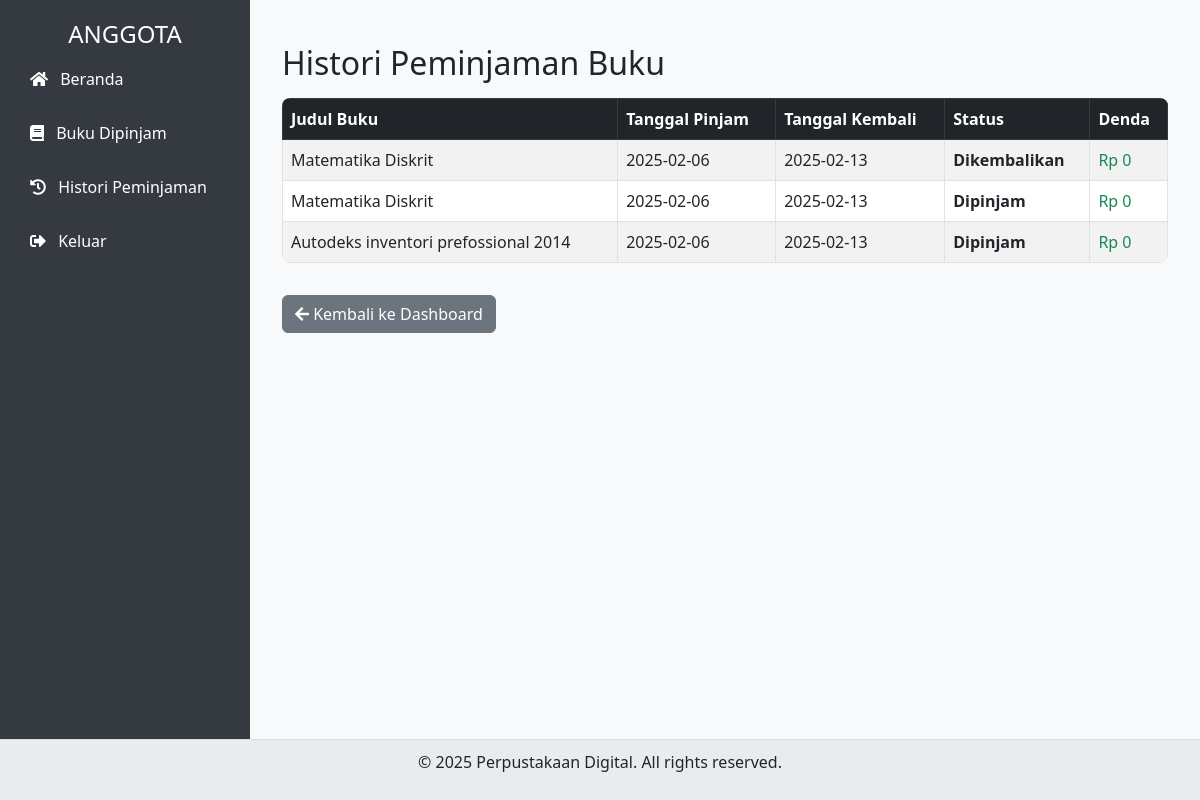
Screenshot of /histori_peminjaman.php (signed in) with the database file from the repository.
### tables this page shows
CREATE TABLE `peminjaman` (
  `id` int(11) NOT NULL,
  `user_id` int(11) NOT NULL,
  `buku_id` int(11) NOT NULL,
  `tanggal_pinjam` date NOT NULL,
  `tanggal_kembali` date DEFAULT NULL,
  `status` enum('dipinjam','dikembalikan') DEFAULT 'dipinjam',
  `status_keterlambatan` enum('tepat_waktu','terlambat') DEFAULT 'tepat_waktu',
  `denda` int(11) DEFAULT 0
);

CREATE TABLE `buku` (
  `id` int(11) NOT NULL,
  `judul` varchar(255) NOT NULL,
  `penulis` varchar(100) NOT NULL,
  `penerbit` varchar(100) DEFAULT NULL,
  `tahun_terbit` int(11) DEFAULT NULL,
  `jumlah` int(11) NOT NULL,
  `tersedia` int(11) NOT NULL,
  `foto` varchar(255) DEFAULT NULL
);

### histori_peminjaman.php (the view, shortened to what this page needs)
<?php
include 'koneksi.php';
$user_id = $_SESSION['user_id'];
$query = "SELECT buku.judul, peminjaman.tanggal_pinjam, peminjaman.tanggal_kembali,
                 peminjaman.status, peminjaman.denda
          FROM peminjaman
          JOIN buku ON peminjaman.buku_id = buku.id
          WHERE peminjaman.user_id = '$user_id'
          ORDER BY peminjaman.tanggal_pinjam DESC";
$result = $koneksi->query($query);
?>
<!DOCTYPE html>
<html lang="id">
<head>
    <link href="https://cdn.jsdelivr.net/npm/bootstrap@5.3.0/dist/css/bootstrap.min.css" rel="stylesheet">
    <link href="https://cdnjs.cloudflare.com/ajax/libs/font-awesome/5.15.4/css/all.min.css" rel="stylesheet">
</head>
<body>
    <div class="sidebar">
        <h4 class="text-center">ANGGOTA</h4>
        <nav>
            <a href="dashboard_anggota.php"><i class="fas fa-home me-2"></i> Beranda</a>
            <a href="daftar_pinjaman.php"><i class="fas fa-book me-2"></i> Buku Dipinjam</a>
            <a href="histori_peminjaman.php"><i class="fas fa-history me-2"></i> Histori Peminjaman</a>
            <a href="logout.php"><i class="fas fa-sign-out-alt me-2"></i> Keluar</a>
        </nav>
    </div>
    <div class="main-content">
        <div class="container mt-4">
            <h2>Histori Peminjaman Buku</h2>
            <table class="table table-striped table-bordered mt-3">
                <thead class="table-dark">
                    <tr>
                        <th>Judul Buku</th>
                        <th>Tanggal Pinjam</th>
                        <th>Tanggal Kembali</th>
                        <th>Status</th>
                        <th>Denda</th>
                    </tr>
                </thead>
                <tbody>
                    <?php while ($row = $result->fetch_assoc()) { ?>
                        <tr>
                            <td><?= htmlspecialchars($row['judul']); ?></td>
                            <td><?= htmlspecialchars($row['tanggal_pinjam']); ?></td>
                            <td><?= $row['tanggal_kembali'] ? htmlspecialchars($row['tanggal_kembali']) : '-'; ?></td>
                            <td class="<?= $row['status'] == 'dipinjam' ? 'status-dipinjam' : 'status-selesai'; ?>">
                                <?= ucfirst($row['status']); ?>
                            </td>
                            <td class="<?= ($row['denda'] > 0) ? 'denda' : 'text-success'; ?>">
                                Rp <?= number_format($row['denda'], 0, ',', '.'); ?>
                            </td>
                        </tr>
                    <?php } ?>
                </tbody>
            </table>
            <a href="dashboard_anggota.php" class="btn btn-secondary mt-3">
                <i class="fas fa-arrow-left"></i> Kembali ke Dashboard
            </a>
        </div>
    </div>
    <footer>
        <p>&copy; 2025 Perpustakaan Digital. All rights reserved.</p>
    </footer>
</body>
</html>

### histori_peminjaman.php (style rules this page uses)
body { background-color: #f8f9fa; display: flex; min-height: 100vh; margin: 0; }
.sidebar { width: 250px; background-color: #343a40; color: white; min-height: 100vh; padding: 20px; }
.sidebar a { text-decoration: none; color: white; display: block; padding: 10px; border-radius: 5px; margin-bottom: 10px; transition: 0.3s; }
.main-content { flex: 1; padding: 20px; }
.table { background: white; border-radius: 8px; overflow: hidden; }
.status-dipinjam { color: blue; font-weight: bold; }
.status-selesai { color: green; font-weight: bold; }
footer { text-align: center; padding: 10px; background: #e9ecef; border-top: 1px solid #ddd; position: fixed; width: 100%; bottom: 0; }

### rows the page displays
peminjaman: buku.judul "Matematika Diskrit", tanggal_pinjam "2025-02-06", tanggal_kembali "2025-02-13", status "Dikembalikan", denda "0"
peminjaman: buku.judul "Matematika Diskrit", tanggal_pinjam "2025-02-06", tanggal_kembali "2025-02-13", status "Dipinjam", denda "0"
peminjaman: buku.judul "Autodeks inventori prefossional 2014", tanggal_pinjam "2025-02-06", tanggal_kembali "2025-02-13", status "Dipinjam", denda "0"
